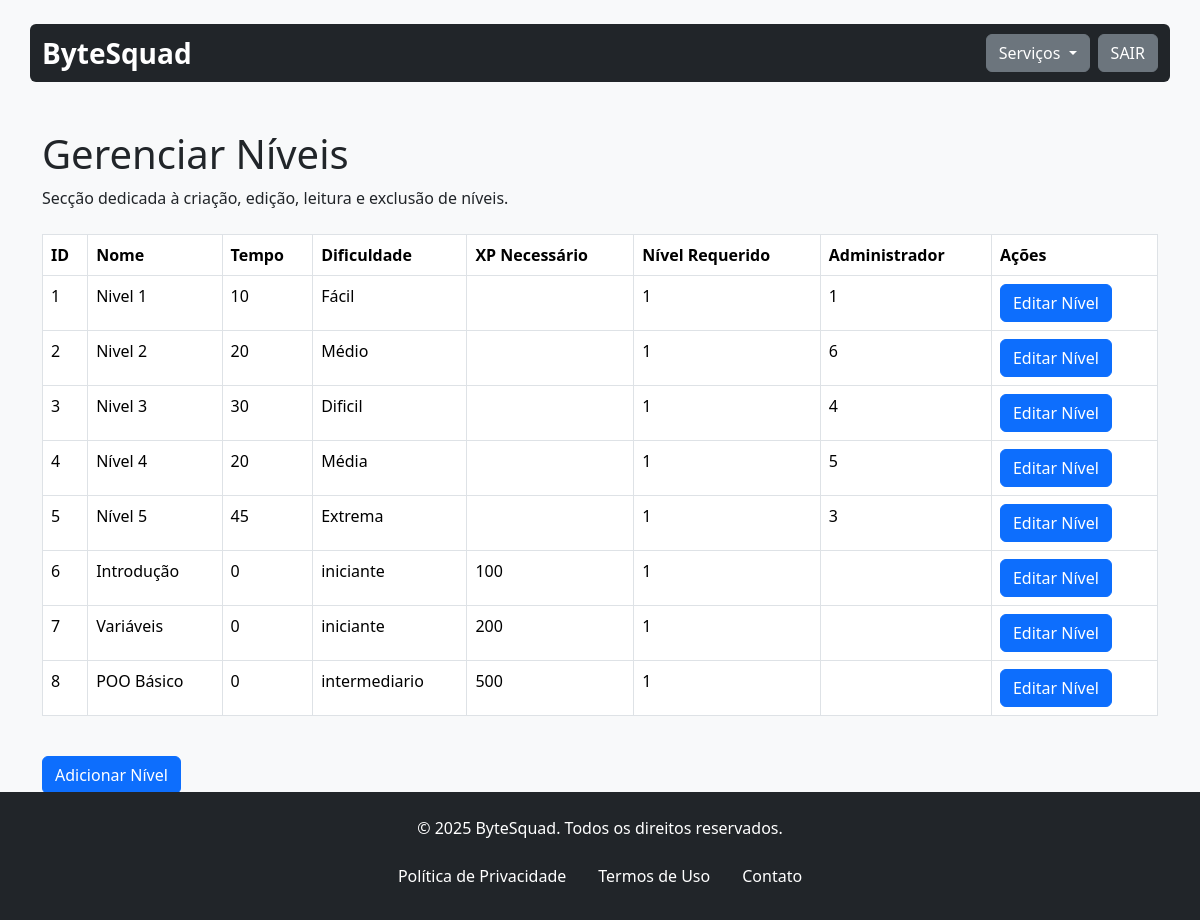
Screenshot of /gerenciarNivel.php (signed in) with the database file from the repository.
### tables this page shows
CREATE TABLE `nivel` (
  `id_nivel` int(11) NOT NULL,
  `nome_nivel` varchar(20) NOT NULL,
  `tempo_nivel` int(11) NOT NULL,
  `dificuldade` varchar(30) NOT NULL,
  `id_administrativo` int(11) DEFAULT NULL,
  `xp_necessario` int(11) DEFAULT NULL,
  `nivel_requerido` int(11) DEFAULT 1
);

### assets/classes/niveis.class.php (called while the page is built, shortened)
<?php
require_once 'conexao.class.php';
class Niveis
{
    private $con;
    public function __construct()
    {
        $this->con = new Conexao();
    }
    public function listar()
    {
        try {
            $sql = $this->con->conectar()->prepare("
                SELECT nivel.*
                FROM nivel
            ");
            $sql->execute();
            return $sql->fetchAll(PDO::FETCH_ASSOC);
        } catch (PDOException $ex) {
            echo "ERRO: " . $ex->getMessage();
        }
    }
}

### assets/classes/conexao.class.php (called while the page is built)
<?php
class Conexao{
    private $servidor;
    private $senha;
    private $usuario;
    private $banco;
    private static $pdo;
    public function __construct(){
        $this->servidor = "localhost";
        $this->banco = "bytesquad";
        $this->senha = "";
        $this->usuario = "root";
    }
    public function conectar(){
        try{
            if(is_null(self::$pdo)){
                self::$pdo = new PDO("mysql:host=".$this->servidor."; dbname=".$this->banco, $this->usuario, $this->senha);
            }
            return self::$pdo;
        } catch(PDOException $ex){
            echo $ex->getMessage();
        }
    }
}

### assets/classes/administrador.class.php (called while the page is built, shortened)
<?php
require_once 'conexao.class.php';
class Administrador
{
    private $permissoes;
    private $con;
    public function __construct()
    {
        $this->con = new Conexao();
    }
    public function setUsuario($id)
    {
        $sql = $this->con->conectar()->prepare("SELECT * FROM administrativo WHERE id_administrativo = :id");
        $sql->bindValue(":id", $id);
        $sql->execute();
        if ($sql->rowCount() > 0) {
            $sql = $sql->fetch();
            $this->permissoes = explode(', ', $sql['permissoes_admin']);
        }
    }
    public function temPermissoes($permissao)
    {
        if (isset($_SESSION['Logado'])) {
            $id = $_SESSION['Logado'];
            $this->setUsuario($id);
            return in_array($permissao, $this->permissoes);
        }
        return false;
    }
}

### gerenciarNivel.php (the view, shortened to what this page needs)
<?php
include 'assets/inc/header.inc.php';
include 'assets/classes/niveis.class.php';
$nivel = new Niveis();
require_once './assets/classes/administrador.class.php';
$admin = new Administrador();
?>
<main class="container mt-5">
    <div class="header-content mb-4">
        <h1>Gerenciar Níveis</h1>
        <p>Secção dedicada à criação, edição, leitura e exclusão de níveis.</p>
    </div>
    <div class="table-responsive mb-4">
        <table class="table table-bordered table-hover">
            <thead class="thead-light">
                <tr>
                    <th>ID</th>
                    <th>Nome</th>
                    <th>Tempo</th>
                    <th>Dificuldade</th>
                    <th>XP Necessário</th>
                    <th>Nível Requerido</th>
                    <th>Administrador</th>
                    <th>Ações</th>
                </tr>
            </thead>
            <tbody>
                <?php
                $lista = $nivel->listar();
                foreach ($lista as $item):
                ?>
                    <tr>
                        <td><?php echo $item['id_nivel'] ?></td>
                        <td><?php echo $item['nome_nivel'] ?></td>
                        <td><?php echo $item['tempo_nivel'] ?></td>
                        <td><?php echo $item['dificuldade'] ?></td>
                        <td><?php echo $item['xp_necessario']; ?></td>
                        <td><?php echo $item['nivel_requerido']; ?></td>
                        <td><?php echo $item['id_administrativo']; ?></td>
                        <td>
                            <?php if ($admin->temPermissoes('EDIT')): ?>
                                <button type="button" class="btn btn-primary" data-bs-toggle="modal"
                                    data-bs-target="#editarModal<?php echo $item['id_nivel']; ?>">
                                    Editar Nível
                                </button>
                            <?php endif; ?>
                        </td>
                    </tr>
                <?php
                endforeach
                ?>
            </tbody>
        </table>
    </div>
    <?php if ($admin->temPermissoes('ADD')): ?>
        <button type="button" class="btn btn-primary" data-bs-toggle="modal" data-bs-target="#exampleModal">
            Adicionar Nível
        </button>
    <?php endif; ?>
</main>
<?php include 'assets/inc/footer.inc.php'; ?>
</body>
</html>

### assets/inc/header.inc.php (style rules this page uses)
html { height: 100%; }
body { position: relative; margin: 0; min-height: 100%; padding-bottom: 7.85rem; }

### rows the page displays
nivel: id_nivel "1", nome_nivel "Nivel 1", tempo_nivel "10", dificuldade "Fácil", nivel_requerido "1", id_administrativo "1"
nivel: id_nivel "2", nome_nivel "Nivel 2", tempo_nivel "20", dificuldade "Médio", nivel_requerido "1", id_administrativo "6"
nivel: id_nivel "3", nome_nivel "Nivel 3", tempo_nivel "30", dificuldade "Dificil", nivel_requerido "1", id_administrativo "4"
nivel: id_nivel "4", nome_nivel "Nível 4", tempo_nivel "20", dificuldade "Média", nivel_requerido "1", id_administrativo "5"
nivel: id_nivel "5", nome_nivel "Nível 5", tempo_nivel "45", dificuldade "Extrema", nivel_requerido "1", id_administrativo "3"
nivel: id_nivel "6", nome_nivel "Introdução", tempo_nivel "0", dificuldade "iniciante", xp_necessario "100", nivel_requerido "1"
nivel: id_nivel "7", nome_nivel "Variáveis", tempo_nivel "0", dificuldade "iniciante", xp_necessario "200", nivel_requerido "1"
nivel: id_nivel "8", nome_nivel "POO Básico", tempo_nivel "0", dificuldade "intermediario", xp_necessario "500", nivel_requerido "1"
